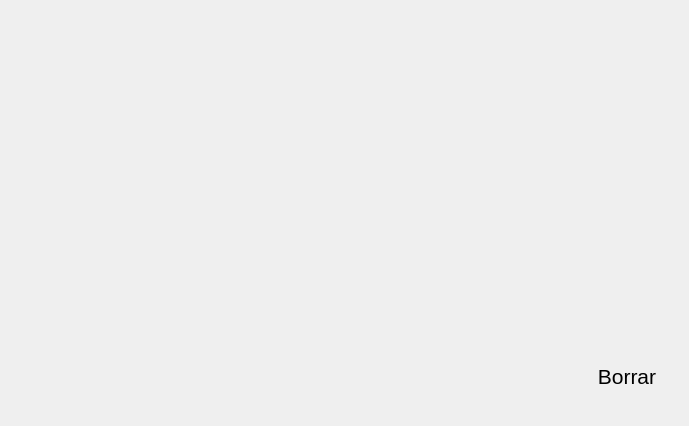
<?xml version="1.0" encoding="UTF-8"?>
<ui version="4.0">
 <class>Lienzo</class>
 <widget class="QWidget" name="Lienzo">
  <property name="geometry">
   <rect>
    <x>0</x>
    <y>0</y>
    <width>689</width>
    <height>426</height>
   </rect>
  </property>
  <property name="windowTitle">
   <string>Lienzo</string>
  </property>
  <widget class="MiLabel" name="lBorrar">
   <property name="geometry">
    <rect>
     <x>590</x>
     <y>360</y>
     <width>74</width>
     <height>33</height>
    </rect>
   </property>
   <property name="font">
    <font>
     <pointsize>16</pointsize>
    </font>
   </property>
   <property name="text">
    <string>Borrar</string>
   </property>
   <property name="alignment">
    <set>Qt::AlignCenter</set>
   </property>
  </widget>
 </widget>
 <customwidgets>
  <customwidget>
   <class>MiLabel</class>
   <extends>QLabel</extends>
   <header>milabel.h</header>
  </customwidget>
 </customwidgets>
 <resources/>
 <connections/>
</ui>
